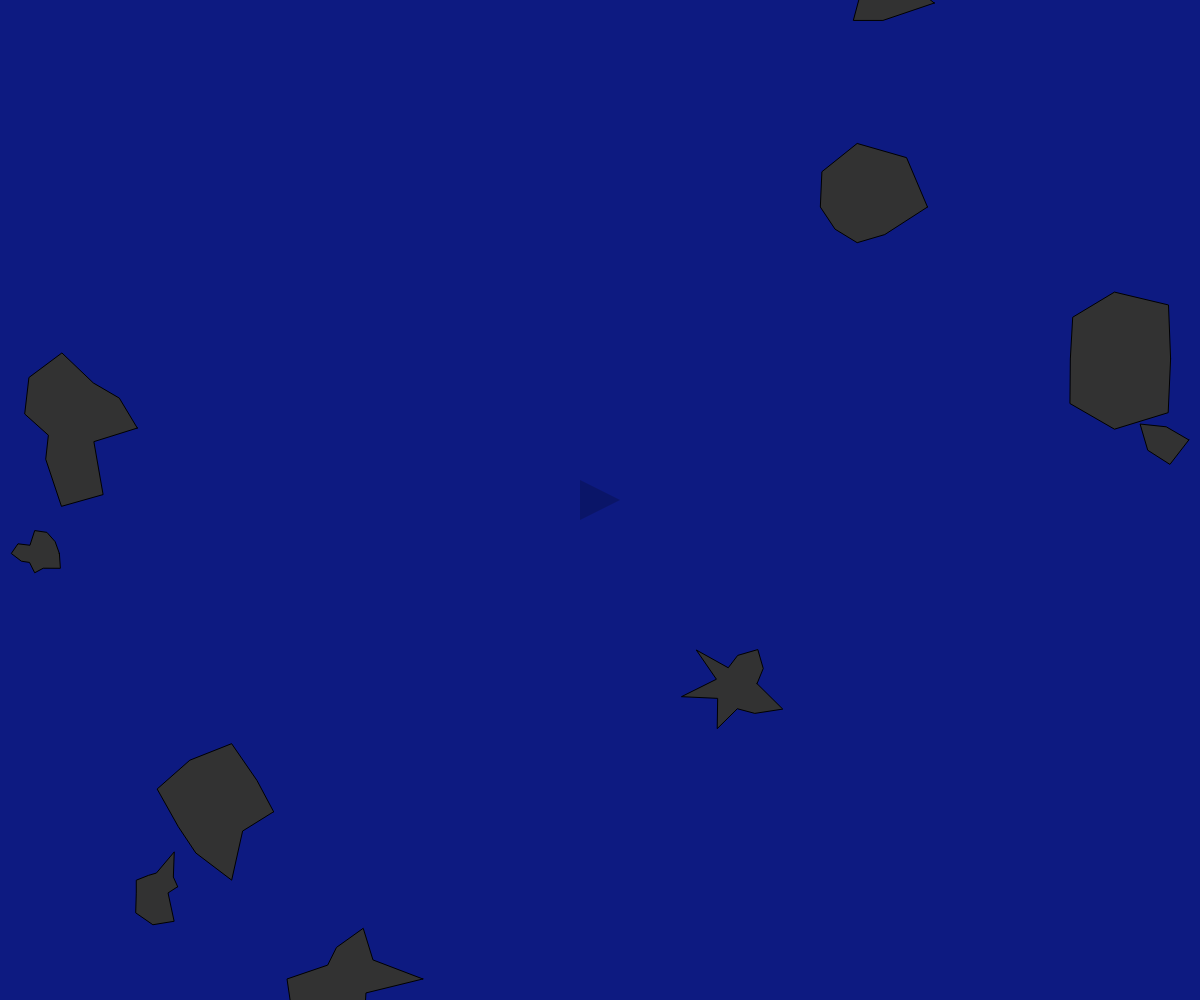
Frame 1 (no input)
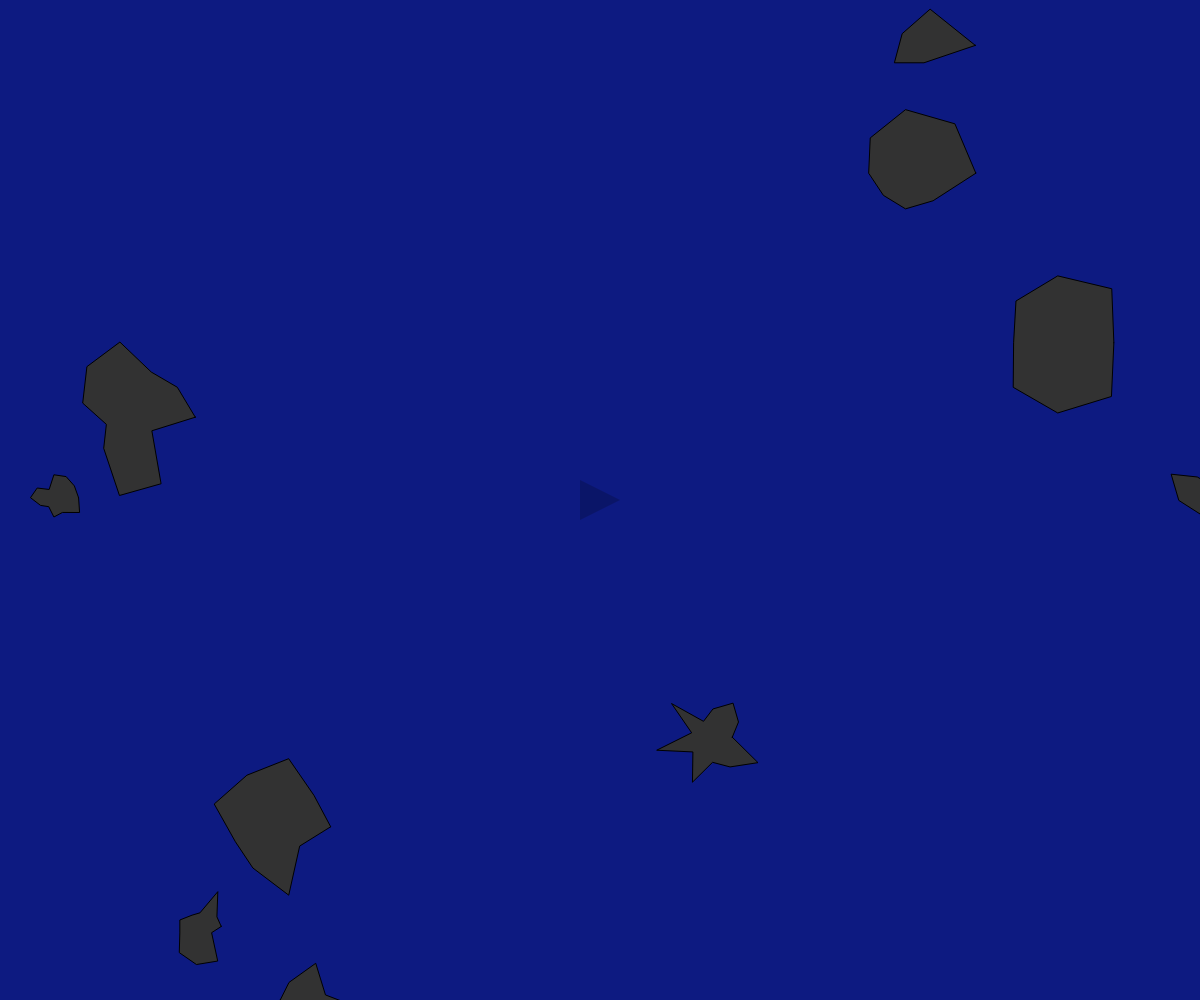
Frame 60 (no input)
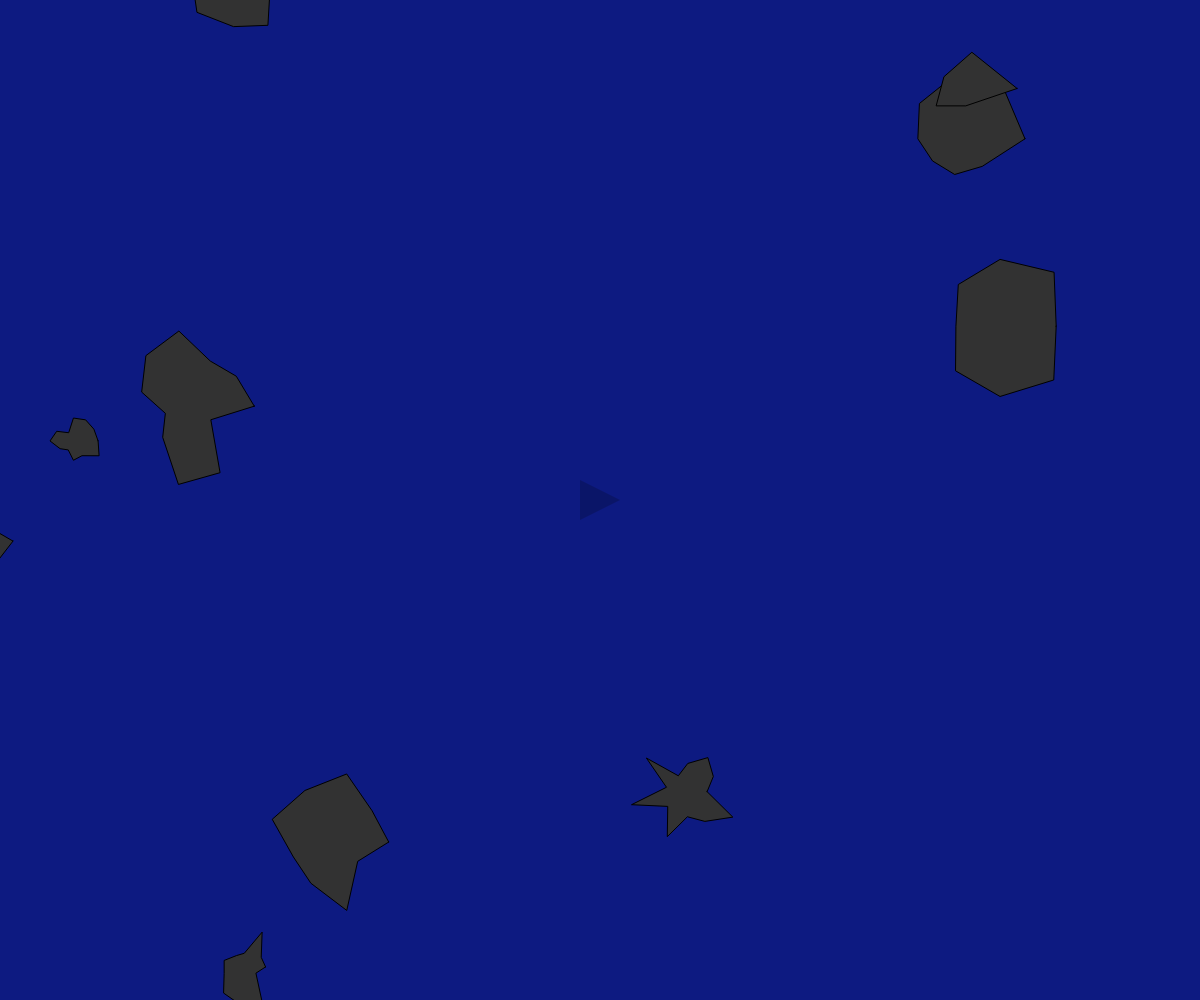
Frame 120 (the mouse pressed at the canvas centre since frame 60)

The p5.js sketch that drew these frames (run headless with seeded random() and noise() and a simulated clock; from frame 60 on, the mouse is pressed at the canvas centre):

// p5.js sketch
// ── sketch.js
var ship;
var asteroids = [];
var lasers = [];

function setup() {
  createCanvas(windowWidth, windowHeight);
  ship = new Ship();
  for (var i = 0; i < 10; i++){
  asteroids.push(new Asteroid());
}
}

function draw() {
  background(13,26,129);

  for (var i = 0; i < asteroids.length; i++){
    if (ship.hits(asteroids[i])){
      console.log('ooops');
    }
    asteroids[i].render();
    asteroids[i].update();
    asteroids[i].edges();
  }

  for (var i = lasers.length-1; i >= 0; i--){
    lasers[i].render();
    lasers[i].update();
    for (var j = asteroids.length-1; j >= 0; j--){
      if (lasers[i].hits(asteroids[j])){
        if (asteroids[j].r > 10) {
    fill(0);
    var newAsteroids = asteroids[j].breakup();
    asteroids = asteroids.concat(newAsteroids);
  }
    asteroids.splice(j, 1);
    lasers.splice(i,1);
    break;
  }
  }

}

  ship.render();
  ship.turn();
  ship.update();
  ship.edges();

}

function keyReleased() {
  ship.setRotation(0);
  ship.boosting(false);
}

function keyPressed() {
  if (key == ' '){
    lasers.push(new Laser(ship.pos, ship.heading));
  } else if (keyCode == RIGHT_ARROW) {
    ship.setRotation(0.1);
  } else if (keyCode == LEFT_ARROW) {
    ship.setRotation(-0.1);
  } else if (keyCode == UP_ARROW) {
    ship.boosting(true);
  }
}

// ── asteroid.js
function Asteroid(pos, r){
  if(pos) {
    this.pos = pos.copy();
  } else {
  this.pos = createVector(random(width), random(height));
}
if (r) {
  this.r =  r * 0.5
} else {
  fill(0);
  this.r = random(15,50);

}
  this.vel = p5.Vector.random2D();
  this.total = floor(random(5,15));
  this.offset = [];
  for(var i=0; i < this.total; i++){
    this.offset[i] = random(-this.r* 0.5,this.r);
  }

  this.update = function() {
    this.pos.add(this.vel);
  }
  this.render = function(){
    push();
    fill(50);
    stroke(0);
    translate(this.pos.x, this.pos.y);
    //take out begin shape for trippy circles
    beginShape();
    for( var i =0; i < this.total; i++){
      var angle = map(i, 0, this.total, 0, TWO_PI);
      var r = this.r + this.offset[i];
      var x = r * cos(angle);
      var y = r * sin(angle);
      vertex(x , y);
    }
    endShape(CLOSE);
    pop();
  }

this.breakup = function(){
  var newA = [];
  newA[0] = new Asteroid(this.pos, this.r);
  newA[1] = new Asteroid(this.pos, this.r);
 return newA;
}


  this.edges = function() {
    if (this.pos.x > width + this.r) {
      this.pos.x = -this.r;
    } else if (this.pos.x < -this.r) {
      this.pos.x = width + this.r;
    }
    if (this.pos.y > height + this.r) {
      this.pos.y = -this.r;
    } else if (this.pos.y < -this.r) {
      this.pos.y = height + this.r;
    }
  }




}

// ── laser.js
function Laser(spos, angle) {
  this.pos = createVector(spos.x, spos.y);
  this.vel = p5.Vector.fromAngle(angle);
  this.vel.mult(10);

  this.update = function() {
    this.pos.add(this.vel);
  }
  this.render = function() {
    push();
    stroke(255);
    strokeWeight(4);
    point(this.pos.x, this.pos.y);
    pop();
  }
  this.hits = function(asteroid){
    var d = dist(this.pos.x, this.pos.y, asteroid.pos.x, asteroid.pos.y);
    if(d < asteroid.r){
     return true;
   } else {
     return false;
   }
  }



}

// ── ship.js
function Ship() {
  this.pos = createVector(width / 2, height / 2);
  this.r = 20;
  this.heading = 0;
  this.rotation = 0;
  this.vel = createVector(0, 0);
  this.isBoosting = false;

  this.boosting = function(b) {
    this.isBoosting = b;
  }

  this.update = function() {
    if (this.isBoosting) {
      this.boost();
    }
    this.pos.add(this.vel);
    this.vel.mult(0.99);
  }
  this.boost = function() {
    var force = p5.Vector.fromAngle(this.heading);
    force.mult(0.1);
    this.vel.add(force);
  }

  this.hits = function(asteroid){
    var d = dist(this.pos.x, this.pos.y, asteroid.pos.x, asteroid.pos.y);
    if (d < this.r + asteroid.r){
      return true;
    } else {
      return false;
    }
  }
  this.render = function() {
    push();
    translate(this.pos.x, this.pos.y);
    rotate(this.heading + PI / 2);
    noStroke();
    fill(0,50);
    triangle(-this.r, this.r, this.r, this.r, 0, -this.r);
    pop();
  }

  this.edges = function() {
    if (this.pos.x > width + this.r) {
      this.pos.x = -this.r;
    } else if (this.pos.x < -this.r) {
      this.pos.x = width + this.r;
    }
    if (this.pos.y > height + this.r) {
      this.pos.y = -this.r;
    } else if (this.pos.y < -this.r) {
      this.pos.y = height + this.r;
    }
  }
  this.setRotation = function(a) {
    this.rotation = a;
  }

  this.turn = function() {
    this.heading += this.rotation;

  }
}
